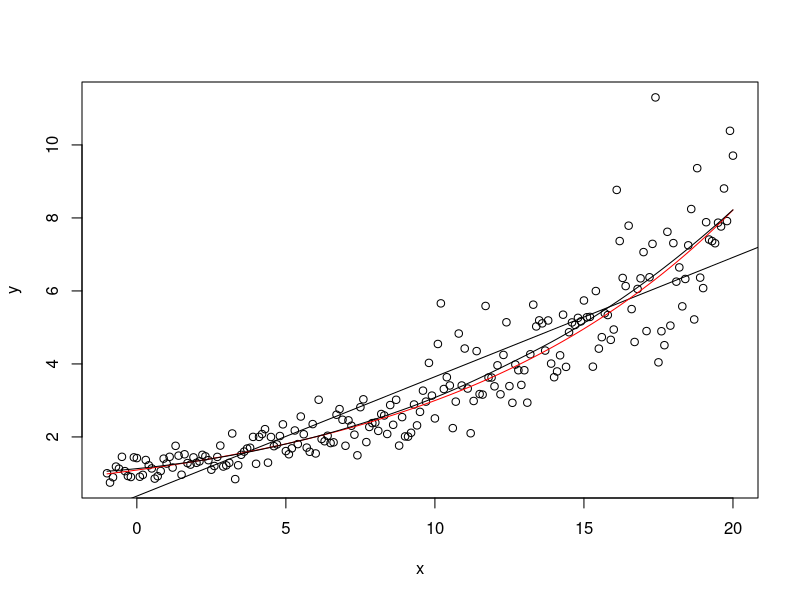
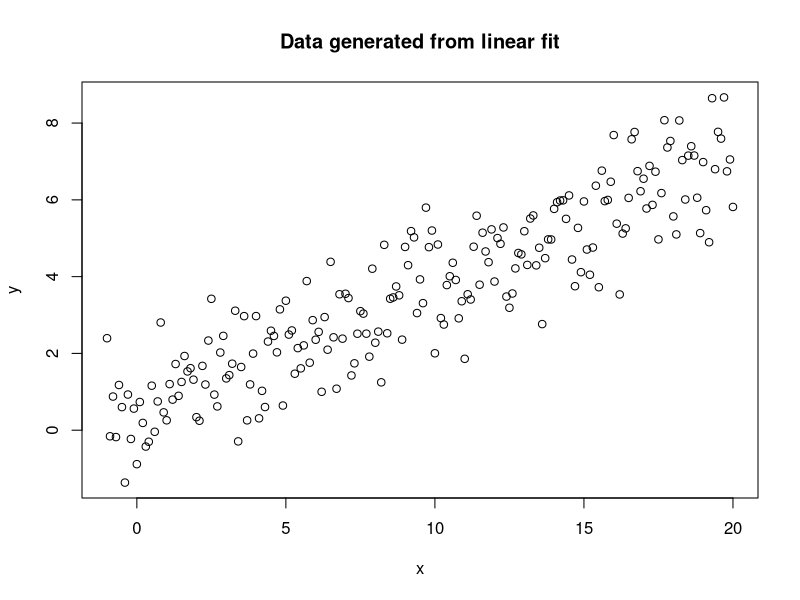
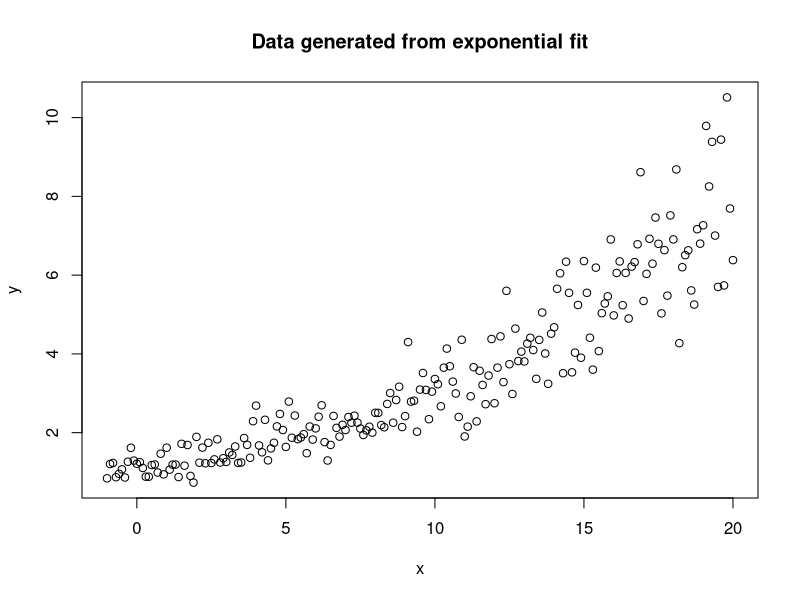

Recreate these plots in R, in order. (Note: this script raises an error after producing the figures.)
x <- seq(-1, 20, 0.1)
y <- exp(0.1 + 0.1 * x + rnorm(length(x), 0, 0.2))

plot(x, y)
fit  <- lm(y ~ x)
abline(fit)

fit_actual <- lm(log(y) ~ x)
points(x, exp(fit_actual$fitted.values), type = "l", col = "red")

lines(spline(x, predict(loess(y ~ x, span = 0.75, family = "gaussian"))))

names(fit)
names(summary(fit))

plot(
    x,
    predict(fit) + rnorm(length(x), 0, summary(fit)$sigma^2),
    ylab = "y",
    main = "Data generated from linear fit"
)

plot(
    x,
    exp(predict(fit_actual) + rnorm(length(x), 0, summary(fit_actual)$sigma)),
    ylab = "y",
    main = "Data generated from exponential fit"
)

mux <- 180
muy <- 180
sx <- 8
sy <- 8
r <- 0.4

x <- seq(150, 200, length = 50)
y <- x
cov_mat <-
  matrix(
    c(sx^2, r * sx * sy,
      r * sx * sy, sy^2),
    nrow = 2
)
pxy <- function(x, y) {
    zx <- (x - mux) / sx
    zy <- (y - muy) / sy
    volume <- 2 * pi * sx * sy * sqrt(1 - r^2)
    kernel <- exp(-.5 * (zx^2 + zy^2 - 2 * r * zx * zy) / (1 - r^2))
    kernel / volume
}
density <- outer(x, y, pxy)
data <- MASS::mvrnorm(n = 10000, mu, cov_mat)
plot(data,
    pch = ".", xlab = "Parent's Height (cm)",
    ylab = "Child's Height (cm)"
)
contour(
  x = x,
  y = y,
  z = density,
  nlevels = 5,
  lwd = 1.6,
  add = TRUE,
  drawlabels = FALSE
)

persp(
    x,
    y,
    density,
    theta = 10, phi = 20, r = 50, d = 0.5, expand = 0.5,
    ticktype = "detailed",
    xlab = "\nX=Parent's Height (cm)", ylab = "\nY=Child's Height (cm)",
    zlab = "\n\np(x,y)", cex.axis = 0.7, cex.lab = 0.7
)

x <- 160:200
y <- x
y_rho <- (muy - r * mux) + r * x
plot(x, y,
    type = "l",
    xlab = "Parent's Height",
    ylab = "Child's Height"
)
points(x, y_rho, type = "l", lty = 2)
abline(h = 180, lty = 3)
arrows(200, 200, 200, 190.5)
arrows(160, 160.5, 160, 168)

muy <- 170
x <- 150:190
y <- x
y_rho <- (muy - r * mux) + r * x
plot(x, y,
     type = "l",
     xlab = "Parent's Height",
     ylab = "Child's Height"
)
points(x, y_rho, type = "l", lty = 2)
abline(h = 170, lty = 3)
arrows(190, 190, 190, 180.5)
arrows(150, 150.5, 150, 158)

muy <- 190
x <- 170:210
y <- x
y_rho <- (muy - r * mux) + r * x
plot(x, y,
    type = "l",
    xlab = "Parent's Height",
    ylab = "Child's Height"
)
points(x, y_rho, type = "l", lty = 2)
abline(h = 190, lty = 3)
arrows(210, 210, 210, 205)
arrows(170, 170.5, 170, 178)
